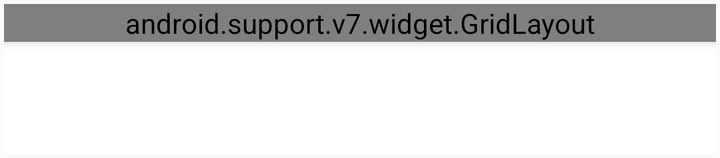
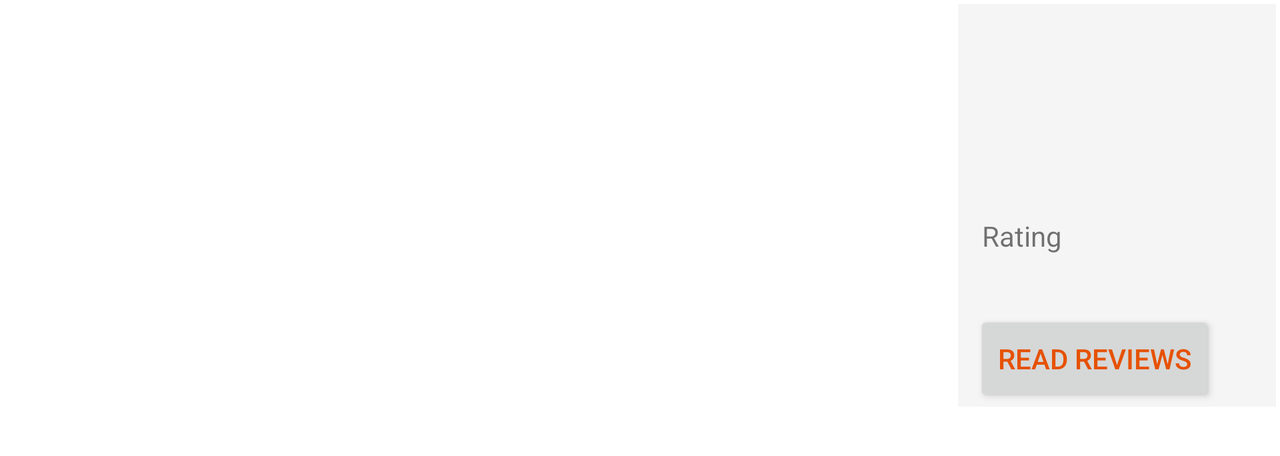

First picture: res/layout/ on a phone held upright. Second picture: the repository's own variant of that layout, on a device whose configuration matches the variant's folder. Source for both follows.
<!-- AndroidManifest.xml: application theme AppTheme -->
<!-- res/layout/movie_details.xml -->
<?xml version="1.0" encoding="utf-8"?>
<LinearLayout
    xmlns:android="http://schemas.android.com/apk/res/android"
    android:padding="@dimen/padding_small"
    android:layout_height="wrap_content"
    android:layout_width="match_parent"
    android:orientation="vertical">

    
    <android.support.v7.widget.GridLayout
        xmlns:android="http://schemas.android.com/apk/res/android"
        xmlns:app="http://schemas.android.com/apk/res-auto"
        android:layout_width="match_parent"
        android:layout_height="match_parent"
        android:background="@android:color/white"
        android:elevation="@dimen/default_elevation"
        app:columnCount="2">

        
        <ImageView
            android:id="@+id/detail_movie_image"
            app:layout_columnSpan="1"
            app:layout_rowSpan="3"
            app:layout_columnWeight="1"
            android:layout_width="@dimen/detail_image_width"
            android:layout_height="@dimen/detail_image_height"
            android:padding="@dimen/padding_medium_small"
            app:layout_gravity="center" />

        
        <TextView
            android:padding="@dimen/padding_small"
            android:id="@+id/detail_movie_release_date"
            android:textSize="@dimen/abc_text_size_display_1_material"
            android:gravity="center_vertical"
            app:layout_columnSpan="1"
            app:layout_rowWeight="1"
            app:layout_columnWeight="1"
            app:layout_gravity="left"/>

        
        <LinearLayout
            android:padding="@dimen/padding_small"
            android:gravity="center_vertical"
            app:layout_columnSpan="1"
            app:layout_rowWeight="1"
            app:layout_gravity="left"
            android:orientation="vertical">

            <TextView
                android:padding="@dimen/padding_small"
                android:id="@+id/detail_movie_vote_average"
                android:layout_width="wrap_content"
                android:layout_height="wrap_content"
                android:textStyle="italic|bold"
                android:textSize="@dimen/abc_text_size_display_1_material"
                android:textColor="@color/primary_color"/>

            <TextView
                android:padding="@dimen/padding_small"
                android:id="@+id/detail_movie_vote_average_label"
                android:text="@string/label_rating"
                android:textSize="@dimen/abc_text_size_small_material"
                android:layout_width="wrap_content"
                android:layout_height="wrap_content"/>

        </LinearLayout>

        
        <ImageButton
            android:id="@+id/detail_favorite"
            app:layout_columnSpan="1"
            app:layout_rowWeight="2"
            app:layout_gravity="left"
            android:onClick="setFavorite"
            android:background="#00ffffff" />

        
        <Button
            android:padding="@dimen/default_padding"
            android:id="@+id/detail_reviews"
            android:layout_width="fill_parent"
            android:layout_height="wrap_content"
            app:layout_columnSpan="2"
            android:textColor="@color/primary_color"
            android:text="@string/label_reviews_button"
            android:onClick="launchReviewsActivity"
            />

    </android.support.v7.widget.GridLayout>

    
    <TextView
        android:padding="@dimen/default_padding"
        android:id="@+id/detail_movie_overview"
        android:fontFamily="sans-serif-light"
        android:textSize="@dimen/abc_text_size_medium_material"
        android:textColor="@color/dark_grey"
        android:background="@color/overview_background"
        android:layout_width="match_parent"
        android:layout_height="wrap_content"
        />

</LinearLayout>
<!-- resources referenced by this layout -->
<resources>
  <color name="dark_grey">#222222</color>
  <color name="overview_background">#FFFFFF</color>
  <color name="primary_color">#E65100</color>
  <dimen name="default_elevation">4dp</dimen>
  <dimen name="default_padding">16dp</dimen>
  <dimen name="detail_image_height">224dp</dimen>
  <dimen name="detail_image_width">168dp</dimen>
  <dimen name="padding_medium_small">4dp</dimen>
  <dimen name="padding_small">2dp</dimen>
  <string name="label_rating">Rating</string>
  <string name="label_reviews_button">Read Reviews</string>
  <style name="AppTheme" parent="Theme.AppCompat.Light.DarkActionBar">
          
  
          
      </style>
</resources>
<!-- res/layout-land/movie_details.xml (the repository's variant of the layout above) -->
<!-- drawn on the phone turned sideways -->
<?xml version="1.0" encoding="utf-8"?>
<LinearLayout
    xmlns:android="http://schemas.android.com/apk/res/android"
    android:padding="@dimen/padding_small"
    android:layout_height="wrap_content"
    android:layout_width="match_parent"
    android:background="@android:color/white"
    android:elevation="@dimen/default_elevation"
    android:orientation="vertical">

    <LinearLayout
        android:layout_height="wrap_content"
        android:layout_width="match_parent"
        android:orientation="horizontal"
        android:baselineAligned="false"
        android:layout_gravity="start"
        >

        <LinearLayout
            android:layout_height="wrap_content"
            android:layout_width="0dp"
            android:layout_weight="3"
            android:orientation="horizontal">

            <ImageView
                android:id="@+id/detail_movie_image"
                android:layout_width="@dimen/detail_image_width"
                android:layout_height="@dimen/detail_image_height"
                android:paddingTop="@dimen/padding_medium"
                android:paddingLeft="@dimen/padding_medium_small"
                android:paddingRight="@dimen/padding_medium_small"
                android:paddingBottom="@dimen/padding_medium_small"
                android:layout_gravity="center_horizontal"
                />

            
            <TextView
                android:layout_margin="@dimen/padding_medium_small"
                android:padding="@dimen/padding_small"
                android:id="@+id/detail_movie_overview"
                android:fontFamily="sans-serif-light"
                android:textColor="@color/dark_grey"
                android:textSize="@dimen/abc_text_size_medium_material"
                android:layout_width="match_parent"
                android:layout_height="wrap_content"/>

        </LinearLayout>

        <LinearLayout
            android:layout_height="wrap_content"
            android:layout_width="0dp"
            android:layout_weight="1"
            android:paddingLeft="@dimen/padding_medium"
            android:background="#F5F5F5"
            android:orientation="vertical">

            <TextView
                android:paddingTop="@dimen/padding_small"
                android:paddingLeft="@dimen/padding_small"
                android:paddingRight="@dimen/padding_small"
                android:paddingBottom="@dimen/padding_medium"
                android:id="@+id/detail_movie_release_date"
                android:layout_width="wrap_content"
                android:textSize="@dimen/release_date_text_size"
                android:layout_height="wrap_content"/>

            <LinearLayout
                android:paddingTop="@dimen/padding_small"
                android:paddingLeft="@dimen/padding_small"
                android:paddingRight="@dimen/padding_small"
                android:paddingBottom="@dimen/padding_medium"
                android:layout_height="wrap_content"
                android:layout_width="wrap_content"
                android:orientation="vertical">

                <TextView
                    android:padding="@dimen/padding_small"
                    android:id="@+id/detail_movie_vote_average"
                    android:layout_width="wrap_content"
                    android:layout_height="wrap_content"
                    android:textStyle="italic|bold"
                    android:textSize="@dimen/abc_text_size_display_1_material"
                    android:textColor="@color/primary_color"/>

                <TextView
                    android:padding="@dimen/padding_small"
                    android:id="@+id/detail_movie_vote_average_label"
                    android:text="@string/label_rating"
                    android:textSize="@dimen/abc_text_size_small_material"
                    android:layout_width="wrap_content"
                    android:layout_height="wrap_content"/>

            </LinearLayout>

            <ImageButton
                android:paddingTop="@dimen/padding_small"
                android:paddingLeft="@dimen/padding_small"
                android:paddingRight="@dimen/padding_small"
                android:paddingBottom="@dimen/default_padding"
                android:id="@+id/detail_favorite"
                android:layout_width="wrap_content"
                android:layout_height="wrap_content"
                android:onClick="setFavorite"
                android:background="#00ffffff" />

            
            <Button
                android:id="@+id/detail_reviews"
                android:layout_width="wrap_content"
                android:textColor="@color/primary_color"
                android:text="@string/label_reviews_button"
                android:onClick="launchReviewsActivity"
                android:layout_height="wrap_content"/>

        </LinearLayout>

    </LinearLayout>

</LinearLayout>
<!-- resources referenced by the variant -->
<!-- as the phone turned sideways resolves them -->
<resources>
  <color name="dark_grey">#222222</color>
  <color name="primary_color">#E65100</color>
  <dimen name="default_elevation">4dp</dimen>
  <dimen name="default_padding">16dp</dimen>
  <dimen name="detail_image_height">224dp</dimen>
  <dimen name="detail_image_width">168dp</dimen>
  <dimen name="padding_medium">8dp</dimen>
  <dimen name="padding_medium_small">4dp</dimen>
  <dimen name="padding_small">2dp</dimen>
  <dimen name="release_date_text_size">32sp</dimen>
  <string name="label_rating">Rating</string>
  <string name="label_reviews_button">Read Reviews</string>
  <style name="AppTheme" parent="Theme.AppCompat.Light.DarkActionBar">
          
  
          
      </style>
</resources>
